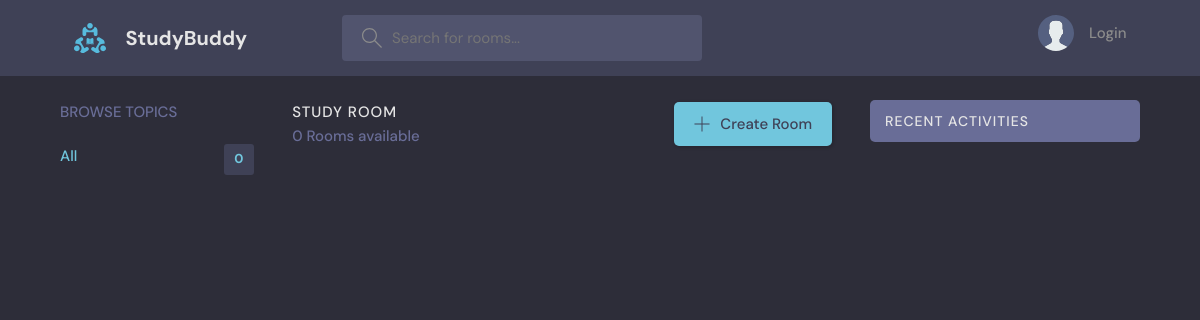
Before: / with the older database file.
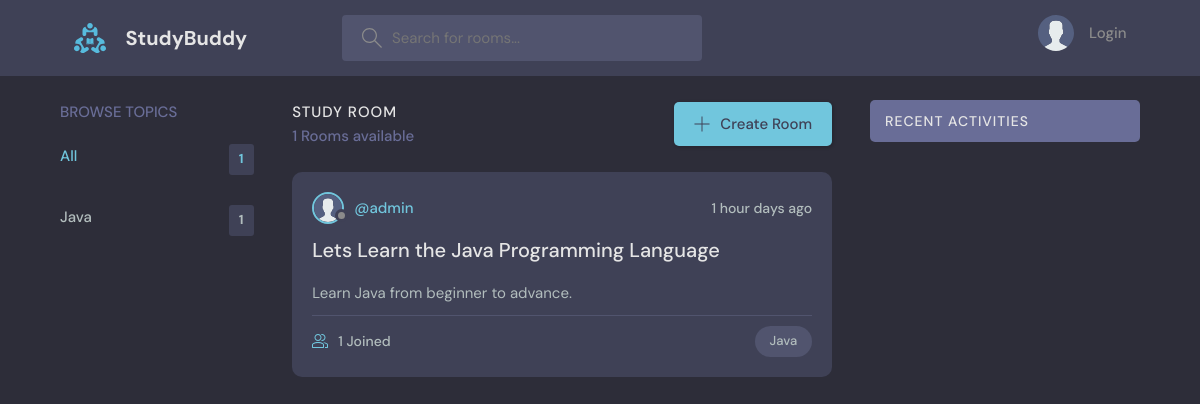
After: the same page with the newer database file.
### base/models.py (models this page shows, shortened)
class Topic(models.Model):
  name = models.CharField(max_length=200)
  def __str__(self):
    return self.name

class Room(models.Model):
  host = models.ForeignKey(User, on_delete=models.SET_NULL, null=True)
  topic = models.ForeignKey(Topic, on_delete=models.SET_NULL, null=True)
  name = models.CharField(max_length=200)
  description = models.TextField(null=True, blank=True)
  participants = models.ManyToManyField(User, related_name='participants', blank=True)
  updated = models.DateTimeField(auto_now=True)  # take a timestamp every single time
  created = models.DateTimeField(auto_now_add=True) # take timestamp once
  class Meta:
    ordering = ['-updated', '-created']

class User(AbstractUser):
  name = models.CharField(max_length=200, null=True)
  email = models.EmailField(unique=True, null=True)
  bio = models.TextField(null=True)
  avatar = models.ImageField(null=True, default='avatar.svg')
  REQUIRED_FIELDS = []

### base/views.py (the view)
# urls.py: path('', views.home, name='home'),
def home(request):
  q = request.GET.get('q') if request.GET.get('q') != None else ''
  rooms = Room.objects.filter(
    Q(topic__name__icontains=q) |
    Q(name__icontains=q) |
    Q(description__icontains=q))
  topics = Topic.objects.all()[0:5]
  roomsCount = rooms.count()
  room_messages = Message.objects.filter(Q(room__topic__name__icontains=q))
  context = { 'rooms': rooms, 'topics': topics, 'roomsCount': roomsCount, 'room_messages': room_messages }
  return render(request, 'home.html', context)

### base/templates/home.html (shortened to what this page needs)
{% extends 'main.html' %}
{% block content %}
<main class="layout layout--3">
  <div class="container">
    {% include 'topics_component.html' %}
    <div class="roomList">
      <div class="roomList__header">
        <div>
          <h2>Study Room</h2>
          <p>{{ roomsCount }} Rooms available</p>
        </div>
        <a class="btn btn--main" href="{% url 'create-room' %}">
          <svg version="1.1" xmlns="http://www.w3.org/2000/svg" width="32" height="32" viewBox="0 0 32 32">
            <title>add</title>
            <path
              d="M16.943 0.943h-1.885v14.115h-14.115v1.885h14.115v14.115h1.885v-14.115h14.115v-1.885h-14.115v-14.115z"
            ></path>
          </svg>
          Create Room
        </a>
      </div>
      {% include 'feed_component.html' %}
    </div>
    {% include 'activity_component.html' %}
  </div>
</main>
{% endblock content %}

### base/templates/topics_component.html (shortened to what this page needs)
<div class="topics">
  <div class="topics__header">
    <h2>Browse Topics</h2>
  </div>
  <ul class="topics__list">
    <li>
      <a href="{% url 'home' %}" class="active">All <span>{{ topics.count }}</span></a>
    </li>
    {% for topic in topics %}
      <li>
        <a href="{% url 'home' %}?q={{ topic.name }}">{{ topic }} <span>{{ topic.room_set.all.count }}</span></a>
      </li>
    {% endfor %}
  </ul>
</div>

### base/templates/feed_component.html (shortened to what this page needs)
{% for room in rooms %}
<div class="roomListRoom">
  <div class="roomListRoom__header">
    <a href="{% url 'profile' room.host.id %}" class="roomListRoom__author">
      <div class="avatar avatar--small">
        <img src="{{ room.host.avatar.url }}" />
      </div>
      <span>@{{ room.host }}</span>
    </a>
    <div class="roomListRoom__actions">
      <span>{{ room.created|timesince }} days ago</span>
    </div>
  </div>
  <div class="roomListRoom__content">
    <a href="{% url 'room' room.id %}">{{ room.name }}</a>
    <p>
      {{ room.description }}
    </p>
  </div>
  <div class="roomListRoom__meta">
    <a href="{% url 'room' room.id %}" class="roomListRoom__joined">
      {{ room.participants.count }} Joined
    </a>
    <p class="roomListRoom__topic">{{ room.topic }}</p>
  </div>
</div>
{% endfor %}

Changed rows visible on the page:
added Topic: name "Java", room_set.all.count "1"
added Room: host.avatar (placeholder picture), host "admin", created "1 hour", name "Lets Learn the Java Programming Language", description "Learn Java from beginner to advance.", participants.count "1", topic "Java"
Other visible differences:
{{ topics.count }}: "0" → "1"
{{ roomsCount }}: "0" → "1"
